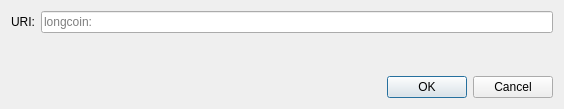
<?xml version="1.0" encoding="UTF-8"?>
<ui version="4.0">
 <class>OpenURIDialog</class>
 <widget class="QDialog" name="OpenURIDialog">
  <property name="geometry">
   <rect>
    <x>0</x>
    <y>0</y>
    <width>564</width>
    <height>109</height>
   </rect>
  </property>
  <property name="windowTitle">
   <string>Open longcoin URI</string>
  </property>
  <layout class="QVBoxLayout" name="verticalLayout">
   <item>
    <layout class="QHBoxLayout" name="horizontalLayout">
     <item>
      <widget class="QLabel" name="label">
       <property name="text">
        <string>URI:</string>
       </property>
      </widget>
     </item>
     <item>
      <widget class="QValidatedLineEdit" name="uriEdit">
       <property name="placeholderText">
        <string notr="true">longcoin:</string>
       </property>
      </widget>
     </item>
    </layout>
   </item>
   <item>
    <spacer name="verticalSpacer">
     <property name="orientation">
      <enum>Qt::Vertical</enum>
     </property>
     <property name="sizeHint" stdset="0">
      <size>
       <width>20</width>
       <height>40</height>
      </size>
     </property>
    </spacer>
   </item>
   <item>
    <widget class="QDialogButtonBox" name="buttonBox">
     <property name="orientation">
      <enum>Qt::Horizontal</enum>
     </property>
     <property name="standardButtons">
      <set>QDialogButtonBox::Cancel|QDialogButtonBox::Ok</set>
     </property>
    </widget>
   </item>
  </layout>
 </widget>
 <customwidgets>
  <customwidget>
   <class>QValidatedLineEdit</class>
   <extends>QLineEdit</extends>
   <header>qt/qvalidatedlineedit.h</header>
  </customwidget>
 </customwidgets>
 <resources/>
 <connections>
  <connection>
   <sender>buttonBox</sender>
   <signal>accepted()</signal>
   <receiver>OpenURIDialog</receiver>
   <slot>accept()</slot>
   <hints>
    <hint type="sourcelabel">
     <x>248</x>
     <y>254</y>
    </hint>
    <hint type="destinationlabel">
     <x>157</x>
     <y>274</y>
    </hint>
   </hints>
  </connection>
  <connection>
   <sender>buttonBox</sender>
   <signal>rejected()</signal>
   <receiver>OpenURIDialog</receiver>
   <slot>reject()</slot>
   <hints>
    <hint type="sourcelabel">
     <x>316</x>
     <y>260</y>
    </hint>
    <hint type="destinationlabel">
     <x>286</x>
     <y>274</y>
    </hint>
   </hints>
  </connection>
 </connections>
</ui>
